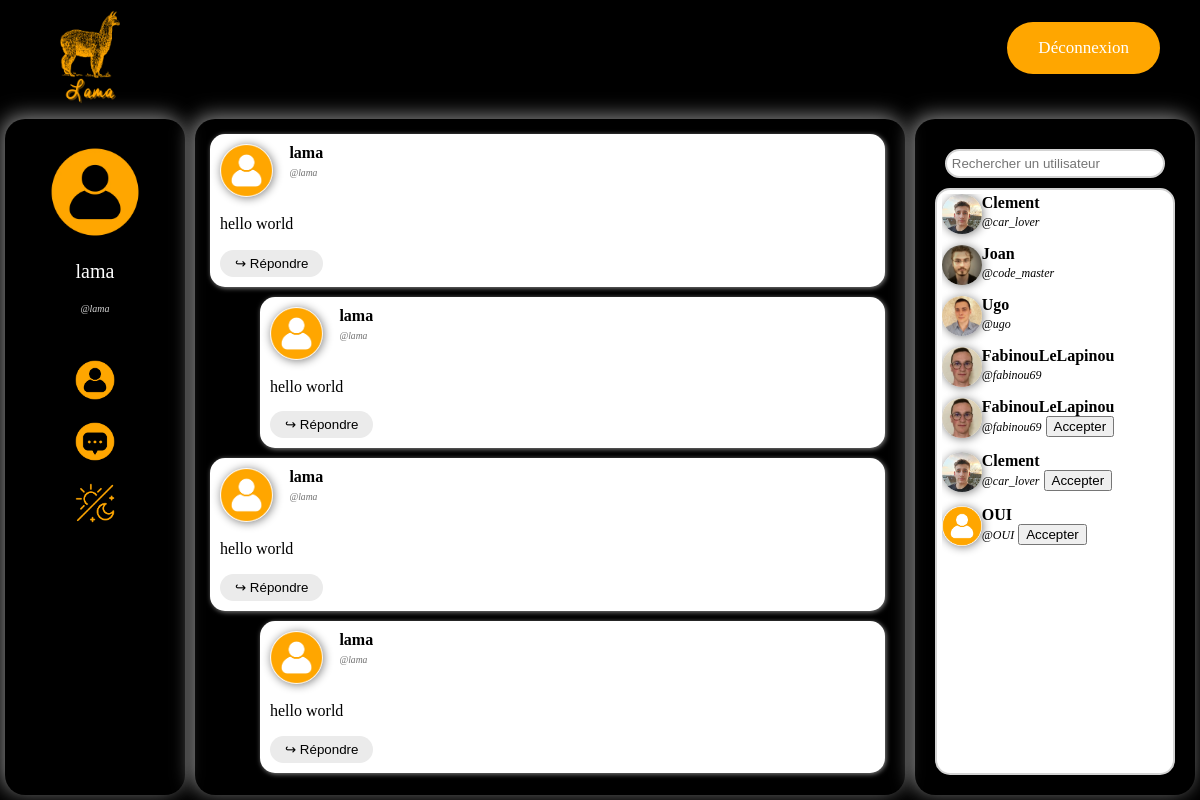
/feed/site.php (signed in), run on an earlier commit of the app's database.
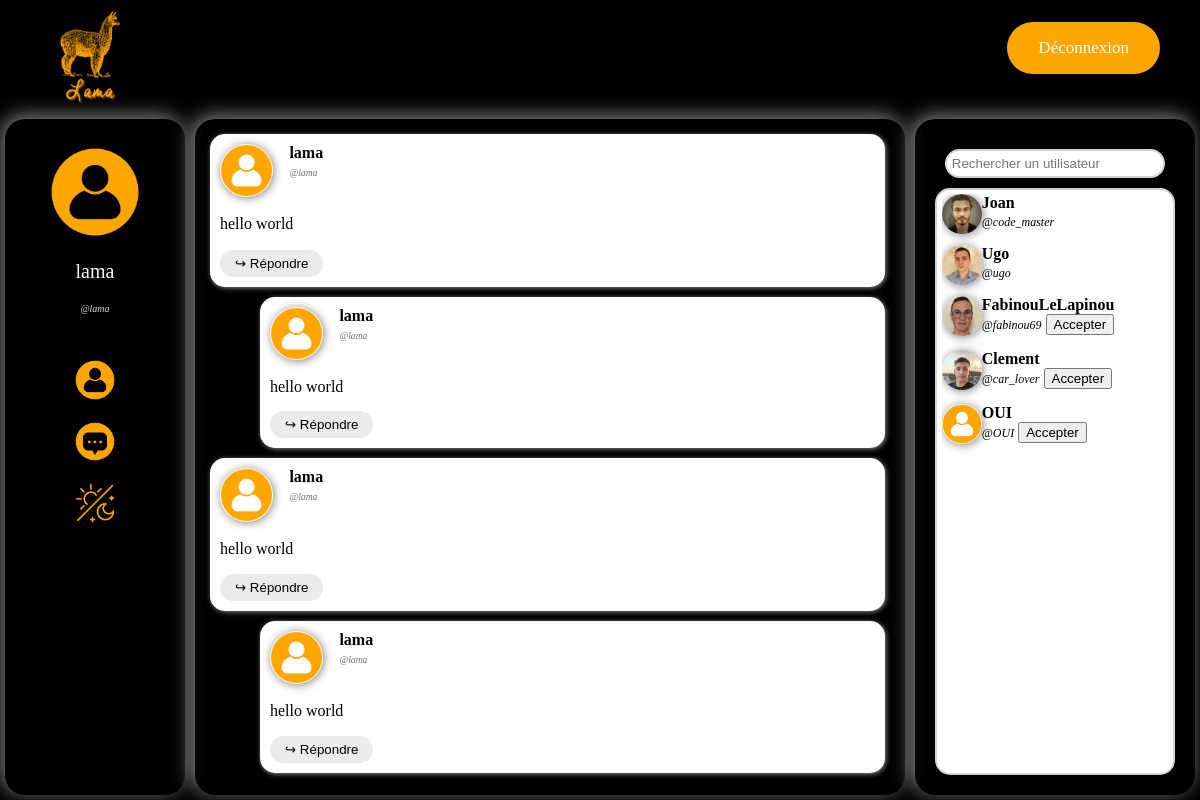
And on a later commit of the database.
### tables this page shows
CREATE TABLE Post (
  id INT PRIMARY KEY NOT NULL AUTO_INCREMENT,
  user_id varchar(50) NOT NULL,
  `date` DATE NOT NULL,
  message varchar(200),
  parent_id INT,
  FOREIGN KEY (user_id) REFERENCES User(user_id)
);

CREATE TABLE `User` (
  user_id varchar(50) PRIMARY KEY NOT NULL,
  name varchar(100) NOT NULL,
  email varchar(100) NOT NULL,
  password varchar(100) NOT NULL
);

CREATE TABLE Friends(
  user_id_1 varchar(50) NOT NULL,
  user_id_2 varchar(50) NOT NULL,
  PRIMARY KEY(user_id_1, user_id_2),
  FOREIGN KEY (user_id_1) REFERENCES User(user_id),
  FOREIGN KEY (user_id_2) REFERENCES User(user_id)
);

CREATE TABLE Request(
  user_id_1 varchar(50) NOT NULL,
  user_id_2 varchar(50) NOT NULL,
  PRIMARY KEY(user_id_1, user_id_2),
  FOREIGN KEY (user_id_1) REFERENCES User(user_id),
  FOREIGN KEY (user_id_2) REFERENCES User(user_id)
);

### feed/site.php (the view, shortened to what this page needs)
<?php
function fetch_comment($result)
{
    global $mysqli;
    while ($row = $result->fetch_assoc()) {
        if(file_exists("'../img/user_profile_pictures/".$row["user_id"].".webp")){
            $img=$row["user_id"];
        }
        else{
            $img="default";
        }
        printf("
        <div id='%d' class='post_block'>
            <div class='post_block_user_info'>
                <img src='../img/user_profile_pictures/%s.webp'>
                <b>%s</b>
                <br>
                <i>@%s</i>
            </div>
            <div class='post_block_text'>
                %s
            </div>
            <button class='comment_reply_button' onclick='toggle_reply(event)'>↪ Répondre</button>
            <div class='comment_text' style='display:none'>
                <textarea rows='5' placeholder='✎...'  maxlength='200'></textarea>
                <img src='../img/send_icon.webp' class='comment_send_button' onclick='send(event)'/>
            </div>
        </div>",$row["id"],$img,htmlspecialchars($row["name"]),htmlspecialchars($row["user_id"]),htmlspecialchars($row["message"]));
        $comments = $mysqli->execute_query("SELECT Post.user_id,Post.date,Post.message,Post.id,User.name FROM Post NATURAL JOIN User WHERE parent_id = ?",[$row["id"]]);
        echo("<div class='indent'>");
        fetch_comment($comments);
        echo("</div>");
    }
}
?>
<!DOCTYPE html>
<html lang="fr">
<head>
    <link rel="stylesheet" href="style.css">
    <?php
    if(file_exists("../img/user_profile_pictures/".$_SESSION["user_id"].".webp")){
        $img=$_SESSION["user_id"];
    }
    else{
        $img="default";
    }
    printf("<div style='display:none'>
    <p id='user_id'>%s</p>
    <p id='name'>%s</p>
    <p id='email'>%s</p>
    <p id='img'>%s</p></div>",$_SESSION["user_id"],$_SESSION["name"],$_SESSION["email"],$img);
    ?>
</head>
<body>
    <?php include("../header/header.php"); ?>
    <div id="div_main">
        <div id="div_profile" class="panel">
            <div id="user_info"><br>
                <?php
                    if(file_exists("../img/user_profile_pictures/".$_SESSION["user_id"].".webp")){
                        $img=$_SESSION["user_id"];
                    }else{
                        $img="default";
                    }
                    printf("
                        <img id='user_pic' src='../img/user_profile_pictures/%s.webp'>
                        <p id='user_name'>%s</p>
                        <p id='user_id'>@%s</p><br>", $img, $_SESSION["name"], $_SESSION["user_id"]);
                ?>
            </div>
            <div id="profile_links">
                <a href="#"> <img src="../img/user_profile_pictures/default.webp" \> </a><br>
                <a href="#"> <img src="../img/message_icon.webp" \> </a><br>
                <a href="#" onclick="change_theme();"> <img src="../img/change_theme_icon.webp" \> </a><br>
            </div>
        </div>
        <div id="div_feed" class="panel">
            <div id="postlist">
                <?php
                $mysqli = new mysqli("localhost", "lama", "lama_admin", "lama");
                $result = $mysqli->query("SELECT Post.user_id,Post.date,Post.message,Post.id,User.name FROM Post NATURAL JOIN User WHERE parent_id IS NULL");
                fetch_comment($result);
                ?>
            </div>
        </div>
        <div id="div_friendlist" class="panel">
            <input type="text" id="search_bar" placeholder="Rechercher un utilisateur"></input>
            <div id="friendlist">
                <div id="friends">
                    <?php
                    $result = $mysqli->execute_query("SELECT Friends.user_id_1, User.name, Friends.user_id_2 from Friends INNER JOIN User ON Friends.user_id_2 = User.user_id WHERE Friends.user_id_1 = ?",[$_SESSION["user_id"]]);
                    foreach($result as $row){
                        if(file_exists("../img/user_profile_pictures/".$row["user_id_2"].".webp")){
                            $img=$row["user_id_2"];
                        }
                        else{
                            $img="default";
                        }
                        printf("<div class='friend_block'>
                        <img src='../img/user_profile_pictures/%s.webp'>
                        <div>
                            <b>%s</b>
                            <br>
                            <i>@%s</i>
                        </div>
                    </div>", $img, $row["name"], $row["user_id_2"]);
                    }
                    $result = $mysqli->execute_query("SELECT Friends.user_id_1, User.name from Friends INNER JOIN User ON Friends.user_id_1 = User.user_id WHERE Friends.user_id_2 = ?",[$_SESSION["user_id"]]);
                    foreach($result as $row){
                        if(file_exists("../img/user_profile_pictures/".$row["user_id_1"].".webp")){
                            $img=$row["user_id_1"];
                        }
                        else{
                            $img="default";
                        }
                        printf("<div class='friend_block'>
                        <img src='../img/user_profile_pictures/%s.webp'>
                        <div>
                            <b>%s</b>
                            <br>
                            <i>@%s</i>
                        </div>
                    </div>", $img, $row["name"], $row["user_id_1"]);
                    }
                    $request = $mysqli->execute_query("SELECT Request.user_id_1, User.name from Request INNER JOIN User ON Request.user_id_1 = User.user_id WHERE Request.user_id_2 = ?",[$_SESSION["user_id"]]);
                    foreach ($request as $res) {
                        if(file_exists("../img/user_profile_pictures/".$res["user_id_1"].".webp")){
                            $img=$res["user_id_1"];
                        }
                        else{
                            $img="default";
                        }
                        printf("<div class='friend_block'>
                        <img src='../img/user_profile_pictures/%s.webp'>
                        <div>
                            <b>%s</b>
                            <br>
                            <i>@%s</i>
                            <button onclick='send_friends(event)'>Accepter</button>
                        </div>
                        </div>", $img, $res["name"], $res["user_id_1"]);
                    }
                    $request = $mysqli->execute_query("SELECT Request.user_id_1, User.name, Request.user_id_2 from Request INNER JOIN User ON Request.user_id_2 = User.user_id WHERE Request.user_id_1 = ?",[$_SESSION["user_id"]]);
                    foreach ($request as $res) {
                        if(file_exists("../img/user_profile_pictures/".$res["user_id_2"].".webp")){
                            $img=$res["user_id_2"];
                        }
                        else{
                            $img="default";
                        }
                        printf("<div class='friend_block'>
                        <img src='../img/user_profile_pictures/%s.webp'>
                        <div>
                            <b>%s</b>
                            <br>
                            <i>@%s</i>
                            <button onclick='send_friends(event)'>Accepter</button>
                        </div>
                        </div>", $img, $res["name"], $res["user_id_2"]);
                    }
                    ?>
                </div>
            </div>
        </div>
    </div>
</body>
</html>

### header/header.php (shortened to what this page needs)
<link rel="stylesheet" href="/header/header.css">
<header>
    <img id="lama_logo" src="../img/lama_logo.webp">
    <?php
        if ($_SESSION["user_id"] != null && isset($_SESSION["user_id"])){
            echo "<a href='/login/deconnexion.php' id='connexion_button'>Déconnexion</a>";
        }else{
            echo "<a href='/login/login.php' id='connexion_button'>Déconnexion</a>";
        }
    ?>
</header>

### feed/style.css (style rules this page uses)
:root { --lama_orange:#ffa600; --police_font:#ffffff; --user_id_font:#d3d3d3; --main_divs_shadow:#b9b9b9bb; --bg_color:#000000; }
html, body { height: 100%; }
body { background-color: var(--bg_color); margin: 0px; display: flex; flex-direction: column; }
#div_main { height: 200px; flex: 2; display: flex; }
.panel { border-radius: 20px; box-shadow: var(--main_divs_shadow) -3px -3px 20px; margin:5px; }
#div_profile { width: 15%; text-align: center; }
#user_pic { width: 50%; height: 50%; margin: auto; margin: 10px; border-radius: 10%; }
#user_name { font-style: bold; font-size: 20px; margin-top: 5%; color: var(--police_font); }
#user_id { font-style: italic; color: var(--user_id_font); font-size: 10px; }
#profile_links { margin-top: 10%; }
#profile_links>a { color: var(--police_font); text-decoration: none; }
#profile_links>a>img { width: 22%; height: 22%; margin-bottom: 10%; }
#div_feed { flex: 2; padding: 10px; }
#postlist { height: 100%; overflow-y: scroll; padding: 5px; padding-right: 10px; border-radius: 10px; }
.post_block { background-color: white; box-shadow: var(--main_divs_shadow) 1px 1px 5px; border-radius: 15px; margin-bottom: 10px; padding: 10px; text-align: justify; color:black; }
.post_block_user_info>img { width: 10%; height: 10%; border-radius: 100%; box-shadow: grey 1px 1px 10px; margin-right: 3%; float: left; }
.post_block_user_info { display: inline-block; }
.post_block_user_info>i { font-size: 60%; color: rgb(114, 114, 114); max-height: 100%; }
.post_block_text { white-space: pre-line; width: 100%; word-wrap: anywhere; }
.indent { margin-left: 50px; }
.comment_reply_button { margin-top: 2.5%; background-color: rgb(235, 235, 235); border-radius:40px; border:none; cursor:pointer; padding:6px 15px; }
#div_friendlist { width: 20%; display: flex; flex-direction: column; text-align: center; padding: 20px; }
#search_bar { margin: 10px; background-color: #ffffff; border: 2px solid lightgray; border-radius: 15px; padding: 2%; }
#friendlist { flex:2; height: 100px; background-color: #ffffff; border: 2px solid lightgray; border-radius: 15px; padding: 2%; width: auto; text-align: left; }
#friends { overflow-y: scroll; height: 100%; }
.friend_block { margin-bottom: 15px; }
#friendlist img { width: 40px; height: 40px; float: left; border-radius: 100%; box-shadow: grey 1px 1px 10px; }
#friendlist i { font-size: 12px; }
* { scrollbar-width: auto; scrollbar-color: var(--lama_orange) transparent; }

### header/header.css (style rules this page uses)
#lama_logo { margin-left: 40px; margin-top: 10px; width: 100px; height: 100px; }
#connexion_button { background-color: var(--lama_orange); border-radius:28px; cursor:pointer; color:white; font-size:17px; padding:16px 31px; text-decoration:none; margin-top: 1.8%; margin-right: 40px; float: right; }

What changed in the data, as far as the page shows it:
removed friends: user_id_2 (picture), user_id_2.name "Clement", user_id_2 "car_lover"
removed friends: user_id_1 (picture), user_id_1.name "FabinouLeLapinou", user_id_1 "fabinou69"
now on this page (row unchanged): request: user_id_1 (picture), user_id_1.name "FabinouLeLapinou", user_id_1 "fabinou69"
now on this page (row unchanged): request: user_id_2 (picture), user_id_2.name "Clement", user_id_2 "car_lover"
